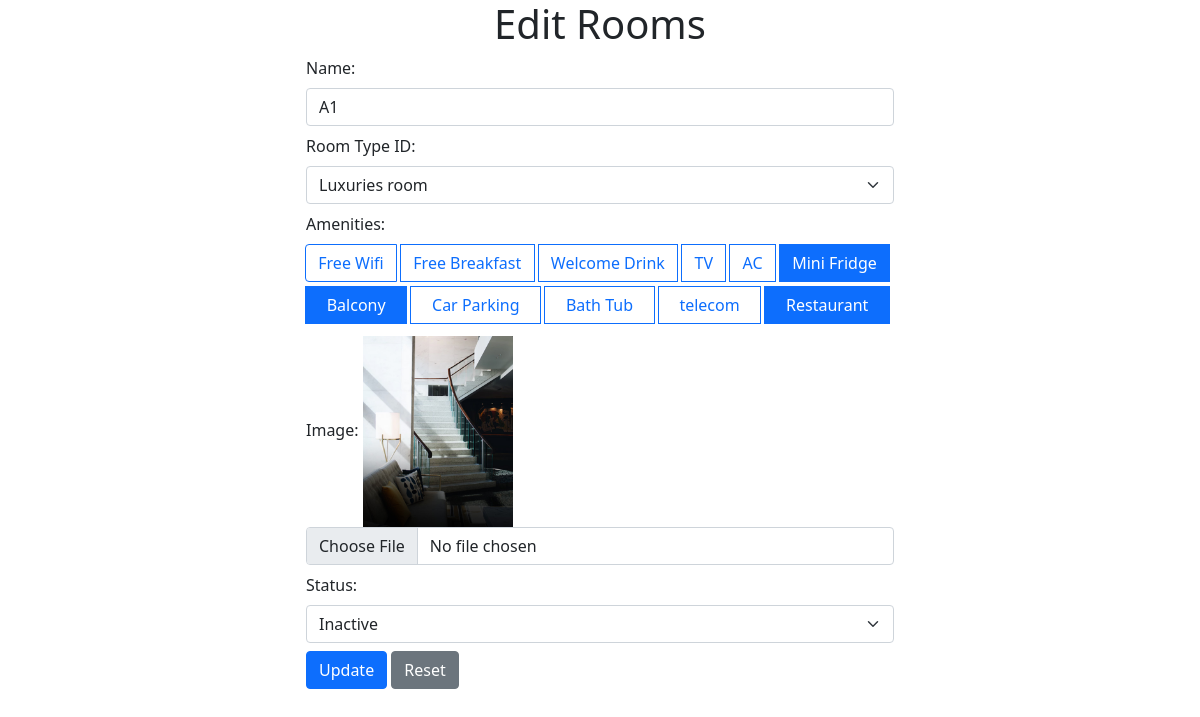
Page /admin/rooms-edit.php?id=64 (signed in) on the committed database.
### tables this page shows
CREATE TABLE `rooms` (
  `id` int(11) NOT NULL,
  `name` varchar(60) NOT NULL,
  `roomtype_id` int(11) NOT NULL,
  `amenities_id` varchar(80) NOT NULL,
  `capacity` int(11) NOT NULL,
  `images` varchar(256) NOT NULL,
  `status` set('0','1','2') NOT NULL,
  `created_at` timestamp NOT NULL DEFAULT current_timestamp()
);

CREATE TABLE `amenities` (
  `id` int(11) NOT NULL,
  `name` varchar(60) NOT NULL,
  `description` text NOT NULL,
  `created_at` timestamp NOT NULL DEFAULT current_timestamp()
);

### admin/rooms-edit.php (the view, shortened to what this page needs)
<?php
$conn = db::connect();
if (isset($_GET['id'])) {
    $id = $_GET['id'];
    $q = "select * from rooms where id={$id} limit 1";
    $r = $conn->query($q);
    if ($r->num_rows) {
        $row = $r->fetch_assoc();
    } else {
        exit;
    }
} else exit;
?>
<?php require __DIR__ . '/components/header.php'; ?>
</head>
<body>
    <div class="containter">
        <form action="" method="post" enctype="multipart/form-data">
            <h1 class="text-center">Edit Rooms </h1>
            <div class="row">
                <div class="col-md-6  offset-md-3">
                    <div class="form-group mb-2">
                        <label class="form-label">Name:</label>
                        <input type="text" name="name" class="form-control shadow-none" value="<?= $row['name'] ?>">
                    </div>
                    <div class="form-group mb-2">
                        <label class="form-label">Room Type ID:</label>
                        <select class="form-select shadow-none" name="roomtype" id="">
                            <?php
                            $query = "select * from roomtypes where 1";
                            $result = $conn->query($query);
                            while ($rows = $result->fetch_assoc()) {
                                $selected = '';
                                if ($rows['id'] == $row['roomtype_id']) {
                                    $selected = 'selected';
                                }
                                echo '<option value="' . $rows['id'] . '" ' . $selected . '>' . $rows['name'] . '</option>';
                            }
                            ?>
                        </select>
                    </div>
                    <div class="form-group mb-2">
                        <label class="form-label">Amenities:</label>
                        <div class="btn-group d-flex flex-wrap" role="group" aria-label="Basic checkbox toggle button group">
                            <?php
                            $qcheck = "select * from amenities where 1";
                            $res = $conn->query($qcheck);
                            while ($ro = $res->fetch_assoc()) {
                                $amenity_id = $ro['id'];
                                $amenity_name = $ro['name'];
                                echo '<label for="' . $amenity_id . '" class="btn btn-outline-primary me-1 mb-1 shadow-none">' . $amenity_name . '</label><br>';
                            }
                            ?>
                        </div>
                    </div>
                    <div class="form-group mb-2">
                        <label class="form-label">Image:</label>
                        <img width="150px" src="assets/roomimage/<?= $row['images']  ?>" alt="">
                        <input type="file" name="image" class="form-control">
                    </div>
                    <div class="form-group mb-2">
                        <label class="form-label">Status:</label>
                        <select name="status" class="form-control mb-2 form-select shadow-none">
                            <option value="2" <?= ($row['status'] == 2) ? "selected" : "" ?>>Inactive</option>
                        </select>
                    </div>
                    <div class="form-group">
                        <input type="submit" class="btn btn-primary shadow-none" value="Update" name="update">
                        <input type="reset" class="btn btn-secondary ml-2 shadow-none" value="Reset">
                    </div>
                </div>
            </div>
        </form>
    </div>
</body>
</html>

### rows in the picture
rooms: name "A1", images (picture), status "Inactive"
amenities: name "Free Wifi"
amenities: name "Free Breakfast"
amenities: name "Welcome Drink"
amenities: name "TV"
amenities: name "AC"
amenities: name "Mini Fridge"
amenities: name "Balcony"
amenities: name "Car Parking"
amenities: name "Bath Tub"
amenities: name "telecom"
amenities: name "Restaurant"

### other values in the picture
form field roomtype "Luxuries room"
